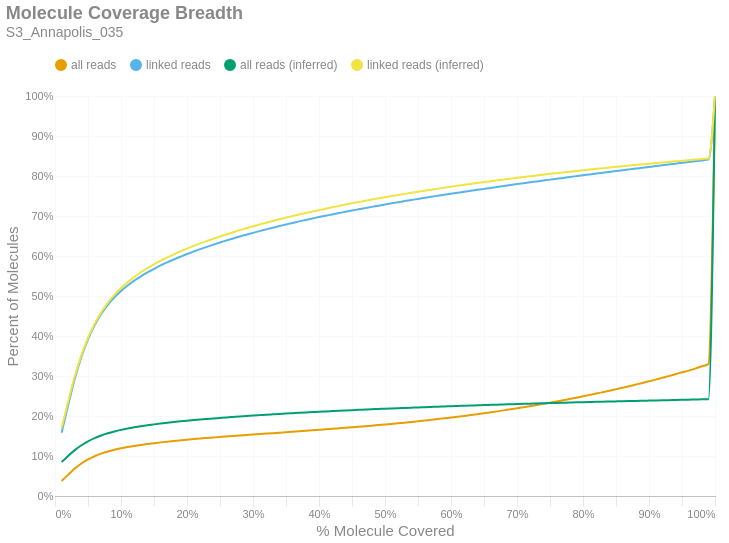

Notebook cell for this chart:
### Markdown cell above
### Molecule Read Coverage
This chart shows molecule coverage breadth as computed by the number of bases aligned to that molecule. In other words, "*how much of each unique long molecule is actually sequenced/aligned?*" Keep in mind there is a distinction between sequences and alignments, since some sequences belonging to a particular molecule may not align well and wouldn't appear in the alignment data. This chart also shows molecule coverage breadth as computed by the *inferred fragment* from which the aligned sequences originate. Unlike read coverage, this calculation takes into account the total insert size, including unsequenced gaps between the forward and reverse reads. Like the previous figures, these are cumulative percents.

### Code cell
if SKIPLR:
    print_html(f"Skipped")
else:
    binned_df = consolidated_hist(valids['coverage_bp'], mask, 0.01, True)
    binned_df_inf = consolidated_hist(valids['coverage_inserts'], mask, 0.01, True)
    binned_df = binned_df.with_columns(pl.lit(binned_df_inf['all reads (cumsum)']).alias('all reads (inferred)'))
    binned_df = binned_df.with_columns(pl.lit(binned_df_inf['linked reads (cumsum)']).alias('linked reads (inferred)'))
    binned_df = binned_df.with_columns(
        (pl.col('bin').cast(pl.Float64) + 0.01).alias('right_edge')
    )

    with SafeRender(binned_df):
        (
            density_plot(binned_df, 'Molecule Coverage Breadth', samplename, 'molcov', ['all reads (inferred)','linked reads (inferred)'])
            .encode(
                #x=alt.X('bin:Q', title="% Molecule Covered").axis(format = '%').scale(padding=0),
                x=alt.X('right_edge:Q', title="% Molecule Covered").axis(format='%').scale(padding=0),
                y=alt.Y('value:Q', title='Percent of Molecules')
                    .axis(format='%')
                    .stack(False)
                    .scale(domainMin=0, padding=0),
                color=alt.Color("key:N").scale(domain = ["all reads", "linked reads", "all reads (inferred)", "linked reads (inferred)"]),
                tooltip = [
                    alt.Tooltip("key:N", title = "Data Type"),
                    alt.Tooltip("range_label:N", title="% Molecule Covered"),
                    alt.Tooltip("value:Q", format = ".2%", title="% Molecules")
                ]
            )
        ).display()

### Figure 1 — Vega-Lite specification as saved in the notebook (floating-point values rounded to 4 significant figures)
{"width": "container", "height": 400, "config": {"title": {"anchor": "start", "dy": -15, "fontSize": 18, "color": "#888888", "subtitleColor": "#888888", "subtitleFontSize": 14}, "arc": {"fill": "#0072B2"}, "axis": {"domainColor": "#888888", "domainWidth": 0.5, "gridWidth": 0.2, "grid": false, "titleFontWeight": 400, "titleFontSize": 15, "labelFontSize": 11, "labelColor": "#888888", "tickColor": "#888888", "tickWidth": 0.2, "titleColor": "#888888"}, "axisBand": {"grid": false}, "axisX": {"grid": true, "tickSize": 10, "domainCap": "round"}, "axisY": {"domain": false, "grid": true, "tickSize": 0, "domainCap": "round"}, "background": "transparent", "header": {"labelFontSize": 15, "labelColor": "#888888", "titleFontSize": 15, "titleFontWeight": 600, "titleColor": "#888888"}, "legend": {"labelFont": "sans-serif", "labelFontSize": 12, "labelColor": "#888888", "symbolSize": 100, "symbolType": "circle", "titleFontSize": 12, "titlePadding": 10, "titleColor": "#888888", "title": null, "orient": "top"}, "range": {"category": ["#E69F00", "#56B4E9", "#009E73", "#F0E442", "#0072B2", "#D55E00", "#CC79A7", "#000000"], "diverging": ["#cfe8f3", "#a2d4ec", "#73bfe2", "#46abdb", "#1696d2", "#12719e"]}, "area": {"fill": "#0072B2", "fillOpacity": 0.7, "line": true, "strokeOpacity": 0.7}, "line": {"color": "#0072B2", "stroke": "#0072B2", "strokeWidth": 2}, "trail": {"color": "#0072B2", "stroke": "#0072B2", "strokeWidth": 0, "size": 1}, "point": {"filled": true, "fillOpacity": 1.0, "size": 95}, "text": {"color": "#888888", "fontSize": 11, "align": "right", "fontWeight": 400, "size": 11}, "bar": {"fill": "#0072B2", "stroke": null}, "view": {"stroke": null, "continuousWidth": 660, "continuousHeight": 400}}, "data": {"name": "data-f1b8b5ab1159155eafeaf78ba951d71f"}, "mark": {"type": "line", "interpolate": "monotone", "point": {"opacity": 0, "size": 275}}, "encoding": {"color": {"field": "key", "scale": {"domain": ["all reads", "linked reads", "all reads (inferred)", "linked reads (inferred)"]}, "type": "nominal"}, "tooltip": [{"field": "key", "title": "Data Type", "type": "nominal"}, {"field": "range_label", "title": "% Molecule Covered", "type": "nominal"}, {"field": "value", "format": ".2%", "title": "% Molecules", "type": "quantitative"}], "x": {"axis": {"format": "%"}, "field": "right_edge", "scale": {"padding": 0}, "title": "% Molecule Covered", "type": "quantitative"}, "y": {"axis": {"format": "%"}, "field": "value", "scale": {"domainMin": 0, "padding": 0}, "stack": false, "title": "Percent of Molecules", "type": "quantitative"}}, "params": [{"name": "param_c36ac31b6afebe62", "select": {"type": "point", "fields": ["key"]}, "bind": "legend"}], "title": {"text": "Molecule Coverage Breadth", "subtitle": "S3_Annapolis_035"}, "transform": [{"fold": ["all reads (cumsum)", "linked reads (cumsum)", "all reads (inferred)", "linked reads (inferred)"]}, {"calculate": "replace(datum.key, ' (cumsum)', '')", "as": "key"}, {"filter": {"param": "param_c36ac31b6afebe62"}}], "usermeta": {"embedOptions": {"downloadFileName": "S3_Annapolis_035.molcov"}}, "$schema": "https://vega.github.io/schema/vega-lite/v6.1.0.json", "datasets": {"data-f1b8b5ab1159155eafeaf78ba951d71f": [{"bin": "0.0", "interval": "0.0-0.01", "all reads": 0.03752, "linked reads": 0.1582, "all reads (cumsum)": 0.03752, "linked reads (cumsum)": 0.1582, "range_label": "0.0-0.01", "all reads (inferred)": 0.08478, "linked reads (inferred)": 0.1691, "right_edge": 0.01}, {"bin": "0.01", "interval": "0.01-0.02", "all reads": 0.01591, "linked reads": 0.06893, "all reads (cumsum)": 0.05343, "linked reads (cumsum)": 0.2272, "range_label": "0.01-0.02", "all reads (inferred)": 0.1003, "linked reads (inferred)": 0.2364, "right_edge": 0.02}, {"bin": "0.02", "interval": "0.02-0.03", "all reads": 0.01515, "linked reads": 0.06579, "all reads (cumsum)": 0.06859, "linked reads (cumsum)": 0.2929, "range_label": "0.02-0.03", "all reads (inferred)": 0.1147, "linked reads (inferred)": 0.2993, "right_edge": 0.03}, {"bin": "0.03", "interval": "0.03-0.04", "all reads": 0.01265, "linked reads": 0.05495, "all reads (cumsum)": 0.08124, "linked reads (cumsum)": 0.3479, "range_label": "0.03-0.04", "all reads (inferred)": 0.1268, "linked reads (inferred)": 0.3521, "right_edge": 0.04}, {"bin": "0.04", "interval": "0.04-0.05", "all reads": 0.0101, "linked reads": 0.04392, "all reads (cumsum)": 0.09134, "linked reads (cumsum)": 0.3918, "range_label": "0.04-0.05", "all reads (inferred)": 0.1367, "linked reads (inferred)": 0.3953, "right_edge": 0.05}, {"bin": "0.05", "interval": "0.05-0.06", "all reads": 0.008097, "linked reads": 0.03519, "all reads (cumsum)": 0.09943, "linked reads (cumsum)": 0.427, "range_label": "0.05-0.06", "all reads (inferred)": 0.1448, "linked reads (inferred)": 0.4303, "right_edge": 0.06}, {"bin": "0.06", "interval": "0.06-0.07", "all reads": 0.006439, "linked reads": 0.02797, "all reads (cumsum)": 0.1059, "linked reads (cumsum)": 0.455, "range_label": "0.06-0.07", "all reads (inferred)": 0.1514, "linked reads (inferred)": 0.4591, "right_edge": 0.07}, {"bin": "0.07", "interval": "0.07-0.08", "all reads": 0.0053, "linked reads": 0.02296, "all reads (cumsum)": 0.1112, "linked reads (cumsum)": 0.4779, "range_label": "0.07-0.08", "all reads (inferred)": 0.1568, "linked reads (inferred)": 0.4828, "right_edge": 0.08}, {"bin": "0.08", "interval": "0.08-0.09", "all reads": 0.00435, "linked reads": 0.01881, "all reads (cumsum)": 0.1155, "linked reads (cumsum)": 0.4968, "range_label": "0.08-0.09", "all reads (inferred)": 0.1614, "linked reads (inferred)": 0.5026, "right_edge": 0.09}, {"bin": "0.09", "interval": "0.09-0.1", "all reads": 0.003674, "linked reads": 0.01585, "all reads (cumsum)": 0.1192, "linked reads (cumsum)": 0.5126, "range_label": "0.09-0.1", "all reads (inferred)": 0.1653, "linked reads (inferred)": 0.5198, "right_edge": 0.1}, {"bin": "0.1", "interval": "0.1-0.11", "all reads": 0.003153, "linked reads": 0.01355, "all reads (cumsum)": 0.1223, "linked reads (cumsum)": 0.5262, "range_label": "0.1-0.11", "all reads (inferred)": 0.1688, "linked reads (inferred)": 0.5346, "right_edge": 0.11}, {"bin": "0.11", "interval": "0.11-0.12", "all reads": 0.002833, "linked reads": 0.01221, "all reads (cumsum)": 0.1252, "linked reads (cumsum)": 0.5384, "range_label": "0.11-0.12", "all reads (inferred)": 0.1718, "linked reads (inferred)": 0.5476, "right_edge": 0.12}, {"bin": "0.12", "interval": "0.12-0.13", "all reads": 0.002515, "linked reads": 0.01083, "all reads (cumsum)": 0.1277, "linked reads (cumsum)": 0.5492, "range_label": "0.12-0.13", "all reads (inferred)": 0.1745, "linked reads (inferred)": 0.5593, "right_edge": 0.13}, {"bin": "0.13", "interval": "0.13-0.14", "all reads": 0.002268, "linked reads": 0.009734, "all reads (cumsum)": 0.13, "linked reads (cumsum)": 0.5589, "range_label": "0.13-0.14", "all reads (inferred)": 0.1769, "linked reads (inferred)": 0.5697, "right_edge": 0.14}, {"bin": "0.14", "interval": "0.14-0.15", "all reads": 0.00214, "linked reads": 0.009145, "all reads (cumsum)": 0.1321, "linked reads (cumsum)": 0.5681, "range_label": "0.14-0.15", "all reads (inferred)": 0.1791, "linked reads (inferred)": 0.5791, "right_edge": 0.15}, {"bin": "0.15", "interval": "0.15-0.16", "all reads": 0.001957, "linked reads": 0.008361, "all reads (cumsum)": 0.1341, "linked reads (cumsum)": 0.5764, "range_label": "0.15-0.16", "all reads (inferred)": 0.1811, "linked reads (inferred)": 0.5882, "right_edge": 0.16}, {"bin": "0.16", "interval": "0.16-0.17", "all reads": 0.001813, "linked reads": 0.00771, "all reads (cumsum)": 0.1359, "linked reads (cumsum)": 0.5842, "range_label": "0.16-0.17", "all reads (inferred)": 0.1831, "linked reads (inferred)": 0.5964, "right_edge": 0.17}, {"bin": "0.17", "interval": "0.17-0.18", "all reads": 0.001698, "linked reads": 0.007205, "all reads (cumsum)": 0.1376, "linked reads (cumsum)": 0.5914, "range_label": "0.17-0.18", "all reads (inferred)": 0.1849, "linked reads (inferred)": 0.6043, "right_edge": 0.18}, {"bin": "0.18", "interval": "0.18-0.19", "all reads": 0.001613, "linked reads": 0.006866, "all reads (cumsum)": 0.1392, "linked reads (cumsum)": 0.5982, "range_label": "0.18-0.19", "all reads (inferred)": 0.1866, "linked reads (inferred)": 0.6116, "right_edge": 0.19}, {"bin": "0.19", "interval": "0.19-0.2", "all reads": 0.001583, "linked reads": 0.006704, "all reads (cumsum)": 0.1408, "linked reads (cumsum)": 0.6049, "range_label": "0.19-0.2", "all reads (inferred)": 0.1882, "linked reads (inferred)": 0.6185, "right_edge": 0.2}, {"bin": "0.2", "interval": "0.2-0.21", "all reads": 0.001482, "linked reads": 0.006249, "all reads (cumsum)": 0.1423, "linked reads (cumsum)": 0.6112, "range_label": "0.2-0.21", "all reads (inferred)": 0.1897, "linked reads (inferred)": 0.6252, "right_edge": 0.21}, {"bin": "0.21", "interval": "0.21-0.22", "all reads": 0.001432, "linked reads": 0.006027, "all reads (cumsum)": 0.1437, "linked reads (cumsum)": 0.6172, "range_label": "0.21-0.22", "all reads (inferred)": 0.1912, "linked reads (inferred)": 0.6316, "right_edge": 0.22}, {"bin": "0.22", "interval": "0.22-0.23", "all reads": 0.001336, "linked reads": 0.005622, "all reads (cumsum)": 0.145, "linked reads (cumsum)": 0.6228, "range_label": "0.22-0.23", "all reads (inferred)": 0.1926, "linked reads (inferred)": 0.6375, "right_edge": 0.23}, {"bin": "0.23", "interval": "0.23-0.24", "all reads": 0.001318, "linked reads": 0.005518, "all reads (cumsum)": 0.1463, "linked reads (cumsum)": 0.6283, "range_label": "0.23-0.24", "all reads (inferred)": 0.1939, "linked reads (inferred)": 0.6432, "right_edge": 0.24}, {"bin": "0.24", "interval": "0.24-0.25", "all reads": 0.001301, "linked reads": 0.005381, "all reads (cumsum)": 0.1476, "linked reads (cumsum)": 0.6337, "range_label": "0.24-0.25", "all reads (inferred)": 0.1952, "linked reads (inferred)": 0.6488, "right_edge": 0.25}, {"bin": "0.25", "interval": "0.25-0.26", "all reads": 0.001242, "linked reads": 0.005135, "all reads (cumsum)": 0.1489, "linked reads (cumsum)": 0.6389, "range_label": "0.25-0.26", "all reads (inferred)": 0.1965, "linked reads (inferred)": 0.6543, "right_edge": 0.26}, {"bin": "0.26", "interval": "0.26-0.27", "all reads": 0.001234, "linked reads": 0.005075, "all reads (cumsum)": 0.1501, "linked reads (cumsum)": 0.6439, "range_label": "0.26-0.27", "all reads (inferred)": 0.1977, "linked reads (inferred)": 0.6595, "right_edge": 0.27}, {"bin": "0.27", "interval": "0.27-0.28", "all reads": 0.001199, "linked reads": 0.004857, "all reads (cumsum)": 0.1513, "linked reads (cumsum)": 0.6488, "range_label": "0.27-0.28", "all reads (inferred)": 0.1989, "linked reads (inferred)": 0.6646, "right_edge": 0.28}, {"bin": "0.28", "interval": "0.28-0.29", "all reads": 0.001137, "linked reads": 0.00453, "all reads (cumsum)": 0.1524, "linked reads (cumsum)": 0.6533, "range_label": "0.28-0.29", "all reads (inferred)": 0.2, "linked reads (inferred)": 0.6695, "right_edge": 0.29}, {"bin": "0.29", "interval": "0.29-0.3", "all reads": 0.001175, "linked reads": 0.004562, "all reads (cumsum)": 0.1536, "linked reads (cumsum)": 0.6579, "range_label": "0.29-0.3", "all reads (inferred)": 0.2011, "linked reads (inferred)": 0.6743, "right_edge": 0.3}, {"bin": "0.3", "interval": "0.3-0.31", "all reads": 0.001138, "linked reads": 0.004288, "all reads (cumsum)": 0.1548, "linked reads (cumsum)": 0.6622, "range_label": "0.3-0.31", "all reads (inferred)": 0.2022, "linked reads (inferred)": 0.6788, "right_edge": 0.31}, {"bin": "0.31", "interval": "0.31-0.32", "all reads": 0.001196, "linked reads": 0.004432, "all reads (cumsum)": 0.156, "linked reads (cumsum)": 0.6666, "range_label": "0.31-0.32", "all reads (inferred)": 0.2032, "linked reads (inferred)": 0.6833, "right_edge": 0.32}, {"bin": "0.32", "interval": "0.32-0.33", "all reads": 0.001167, "linked reads": 0.004196, "all reads (cumsum)": 0.1571, "linked reads (cumsum)": 0.6708, "range_label": "0.32-0.33", "all reads (inferred)": 0.2042, "linked reads (inferred)": 0.6876, "right_edge": 0.33}, {"bin": "0.33", "interval": "0.33-0.34", "all reads": 0.00113, "linked reads": 0.003953, "all reads (cumsum)": 0.1583, "linked reads (cumsum)": 0.6748, "range_label": "0.33-0.34", "all reads (inferred)": 0.2052, "linked reads (inferred)": 0.6918, "right_edge": 0.34}, {"bin": "0.34", "interval": "0.34-0.35", "all reads": 0.001172, "linked reads": 0.00399, "all reads (cumsum)": 0.1594, "linked reads (cumsum)": 0.6787, "range_label": "0.34-0.35", "all reads (inferred)": 0.2062, "linked reads (inferred)": 0.6959, "right_edge": 0.35}, {"bin": "0.35", "interval": "0.35-0.36", "all reads": 0.001196, "linked reads": 0.003913, "all reads (cumsum)": 0.1606, "linked reads (cumsum)": 0.6827, "range_label": "0.35-0.36", "all reads (inferred)": 0.2071, "linked reads (inferred)": 0.6998, "right_edge": 0.36}, {"bin": "0.36", "interval": "0.36-0.37", "all reads": 0.001202, "linked reads": 0.003904, "all reads (cumsum)": 0.1618, "linked reads (cumsum)": 0.6866, "range_label": "0.36-0.37", "all reads (inferred)": 0.208, "linked reads (inferred)": 0.7037, "right_edge": 0.37}, {"bin": "0.37", "interval": "0.37-0.38", "all reads": 0.001173, "linked reads": 0.003603, "all reads (cumsum)": 0.163, "linked reads (cumsum)": 0.6902, "range_label": "0.37-0.38", "all reads (inferred)": 0.2089, "linked reads (inferred)": 0.7074, "right_edge": 0.38}, {"bin": "0.38", "interval": "0.38-0.39", "all reads": 0.001186, "linked reads": 0.003572, "all reads (cumsum)": 0.1642, "linked reads (cumsum)": 0.6937, "range_label": "0.38-0.39", "all reads (inferred)": 0.2097, "linked reads (inferred)": 0.711, "right_edge": 0.39}, {"bin": "0.39", "interval": "0.39-0.4", "all reads": 0.001209, "linked reads": 0.003532, "all reads (cumsum)": 0.1654, "linked reads (cumsum)": 0.6973, "range_label": "0.39-0.4", "all reads (inferred)": 0.2106, "linked reads (inferred)": 0.7146, "right_edge": 0.4}, {"bin": "0.4", "interval": "0.4-0.41", "all reads": 0.001208, "linked reads": 0.003308, "all reads (cumsum)": 0.1666, "linked reads (cumsum)": 0.7006, "range_label": "0.4-0.41", "all reads (inferred)": 0.2114, "linked reads (inferred)": 0.7182, "right_edge": 0.41}, {"bin": "0.41", "interval": "0.41-0.42", "all reads": 0.00125, "linked reads": 0.003395, "all reads (cumsum)": 0.1679, "linked reads (cumsum)": 0.704, "range_label": "0.41-0.42", "all reads (inferred)": 0.2123, "linked reads (inferred)": 0.7217, "right_edge": 0.42}, {"bin": "0.42", "interval": "0.42-0.43", "all reads": 0.001277, "linked reads": 0.003292, "all reads (cumsum)": 0.1691, "linked reads (cumsum)": 0.7073, "range_label": "0.42-0.43", "all reads (inferred)": 0.2131, "linked reads (inferred)": 0.7252, "right_edge": 0.43}, {"bin": "0.43", "interval": "0.43-0.44", "all reads": 0.001287, "linked reads": 0.003167, "all reads (cumsum)": 0.1704, "linked reads (cumsum)": 0.7104, "range_label": "0.43-0.44", "all reads (inferred)": 0.2139, "linked reads (inferred)": 0.7286, "right_edge": 0.44}, {"bin": "0.44", "interval": "0.44-0.45", "all reads": 0.001308, "linked reads": 0.003225, "all reads (cumsum)": 0.1717, "linked reads (cumsum)": 0.7137, "range_label": "0.44-0.45", "all reads (inferred)": 0.2146, "linked reads (inferred)": 0.7317, "right_edge": 0.45}, {"bin": "0.45", "interval": "0.45-0.46", "all reads": 0.001326, "linked reads": 0.00305, "all reads (cumsum)": 0.173, "linked reads (cumsum)": 0.7167, "range_label": "0.45-0.46", "all reads (inferred)": 0.2154, "linked reads (inferred)": 0.7348, "right_edge": 0.46}, {"bin": "0.46", "interval": "0.46-0.47", "all reads": 0.001358, "linked reads": 0.003012, "all reads (cumsum)": 0.1744, "linked reads (cumsum)": 0.7197, "range_label": "0.46-0.47", "all reads (inferred)": 0.2161, "linked reads (inferred)": 0.738, "right_edge": 0.47}, {"bin": "0.47", "interval": "0.47-0.48", "all reads": 0.001406, "linked reads": 0.003068, "all reads (cumsum)": 0.1758, "linked reads (cumsum)": 0.7228, "range_label": "0.47-0.48", "all reads (inferred)": 0.2169, "linked reads (inferred)": 0.7411, "right_edge": 0.48}, {"bin": "0.48", "interval": "0.48-0.49", "all reads": 0.001437, "linked reads": 0.002996, "all reads (cumsum)": 0.1772, "linked reads (cumsum)": 0.7258, "range_label": "0.48-0.49", "all reads (inferred)": 0.2176, "linked reads (inferred)": 0.7441, "right_edge": 0.49}, {"bin": "0.49", "interval": "0.49-0.5", "all reads": 0.001573, "linked reads": 0.003064, "all reads (cumsum)": 0.1788, "linked reads (cumsum)": 0.7288, "range_label": "0.49-0.5", "all reads (inferred)": 0.2183, "linked reads (inferred)": 0.7471, "right_edge": 0.5}, {"bin": "0.5", "interval": "0.5-0.51", "all reads": 0.001449, "linked reads": 0.002893, "all reads (cumsum)": 0.1803, "linked reads (cumsum)": 0.7317, "range_label": "0.5-0.51", "all reads (inferred)": 0.219, "linked reads (inferred)": 0.7499, "right_edge": 0.51}, {"bin": "0.51", "interval": "0.51-0.52", "all reads": 0.001592, "linked reads": 0.002795, "all reads (cumsum)": 0.1819, "linked reads (cumsum)": 0.7345, "range_label": "0.51-0.52", "all reads (inferred)": 0.2196, "linked reads (inferred)": 0.7526, "right_edge": 0.52}, {"bin": "0.52", "interval": "0.52-0.53", "all reads": 0.001543, "linked reads": 0.002714, "all reads (cumsum)": 0.1834, "linked reads (cumsum)": 0.7373, "range_label": "0.52-0.53", "all reads (inferred)": 0.2203, "linked reads (inferred)": 0.7553, "right_edge": 0.53}, {"bin": "0.53", "interval": "0.53-0.54", "all reads": 0.0017, "linked reads": 0.002826, "all reads (cumsum)": 0.1851, "linked reads (cumsum)": 0.7401, "range_label": "0.53-0.54", "all reads (inferred)": 0.2209, "linked reads (inferred)": 0.758, "right_edge": 0.54}, {"bin": "0.54", "interval": "0.54-0.55", "all reads": 0.001668, "linked reads": 0.002609, "all reads (cumsum)": 0.1868, "linked reads (cumsum)": 0.7427, "range_label": "0.54-0.55", "all reads (inferred)": 0.2215, "linked reads (inferred)": 0.7607, "right_edge": 0.55}, {"bin": "0.55", "interval": "0.55-0.56", "all reads": 0.00177, "linked reads": 0.002691, "all reads (cumsum)": 0.1885, "linked reads (cumsum)": 0.7454, "range_label": "0.55-0.56", "all reads (inferred)": 0.2221, "linked reads (inferred)": 0.7631, "right_edge": 0.56}, {"bin": "0.56", "interval": "0.56-0.57", "all reads": 0.001846, "linked reads": 0.002717, "all reads (cumsum)": 0.1904, "linked reads (cumsum)": 0.7481, "range_label": "0.56-0.57", "all reads (inferred)": 0.2228, "linked reads (inferred)": 0.7658, "right_edge": 0.57}, {"bin": "0.57", "interval": "0.57-0.58", "all reads": 0.001819, "linked reads": 0.002513, "all reads (cumsum)": 0.1922, "linked reads (cumsum)": 0.7506, "range_label": "0.57-0.58", "all reads (inferred)": 0.2234, "linked reads (inferred)": 0.7684, "right_edge": 0.58}, {"bin": "0.58", "interval": "0.58-0.59", "all reads": 0.001896, "linked reads": 0.002543, "all reads (cumsum)": 0.1941, "linked reads (cumsum)": 0.7531, "range_label": "0.58-0.59", "all reads (inferred)": 0.224, "linked reads (inferred)": 0.7708, "right_edge": 0.59}, {"bin": "0.59", "interval": "0.59-0.6", "all reads": 0.001985, "linked reads": 0.002514, "all reads (cumsum)": 0.1961, "linked reads (cumsum)": 0.7557, "range_label": "0.59-0.6", "all reads (inferred)": 0.2246, "linked reads (inferred)": 0.7733, "right_edge": 0.6}, {"bin": "0.6", "interval": "0.6-0.61", "all reads": 0.001949, "linked reads": 0.002421, "all reads (cumsum)": 0.198, "linked reads (cumsum)": 0.7581, "range_label": "0.6-0.61", "all reads (inferred)": 0.2251, "linked reads (inferred)": 0.7756, "right_edge": 0.61}, {"bin": "0.61", "interval": "0.61-0.62", "all reads": 0.00208, "linked reads": 0.002409, "all reads (cumsum)": 0.2001, "linked reads (cumsum)": 0.7605, "range_label": "0.61-0.62", "all reads (inferred)": 0.2257, "linked reads (inferred)": 0.778, "right_edge": 0.62}, {"bin": "0.62", "interval": "0.62-0.63", "all reads": 0.002149, "linked reads": 0.002411, "all reads (cumsum)": 0.2023, "linked reads (cumsum)": 0.7629, "range_label": "0.62-0.63", "all reads (inferred)": 0.2263, "linked reads (inferred)": 0.7803, "right_edge": 0.63}, {"bin": "0.63", "interval": "0.63-0.64", "all reads": 0.002211, "linked reads": 0.002505, "all reads (cumsum)": 0.2045, "linked reads (cumsum)": 0.7654, "range_label": "0.63-0.64", "all reads (inferred)": 0.2268, "linked reads (inferred)": 0.7825, "right_edge": 0.64}, {"bin": "0.64", "interval": "0.64-0.65", "all reads": 0.002256, "linked reads": 0.002429, "all reads (cumsum)": 0.2067, "linked reads (cumsum)": 0.7678, "range_label": "0.64-0.65", "all reads (inferred)": 0.2273, "linked reads (inferred)": 0.7848, "right_edge": 0.65}, {"bin": "0.65", "interval": "0.65-0.66", "all reads": 0.002443, "linked reads": 0.002425, "all reads (cumsum)": 0.2092, "linked reads (cumsum)": 0.7703, "range_label": "0.65-0.66", "all reads (inferred)": 0.2279, "linked reads (inferred)": 0.787, "right_edge": 0.66}, {"bin": "0.66", "interval": "0.66-0.67", "all reads": 0.002392, "linked reads": 0.00241, "all reads (cumsum)": 0.2116, "linked reads (cumsum)": 0.7727, "range_label": "0.66-0.67", "all reads (inferred)": 0.2284, "linked reads (inferred)": 0.7891, "right_edge": 0.67}, {"bin": "0.67", "interval": "0.67-0.68", "all reads": 0.002503, "linked reads": 0.002384, "all reads (cumsum)": 0.2141, "linked reads (cumsum)": 0.7751, "range_label": "0.67-0.68", "all reads (inferred)": 0.2289, "linked reads (inferred)": 0.7912, "right_edge": 0.68}, {"bin": "0.68", "interval": "0.68-0.69", "all reads": 0.002527, "linked reads": 0.002296, "all reads (cumsum)": 0.2166, "linked reads (cumsum)": 0.7774, "range_label": "0.68-0.69", "all reads (inferred)": 0.2294, "linked reads (inferred)": 0.7933, "right_edge": 0.69}, {"bin": "0.69", "interval": "0.69-0.7", "all reads": 0.002659, "linked reads": 0.002369, "all reads (cumsum)": 0.2193, "linked reads (cumsum)": 0.7797, "range_label": "0.69-0.7", "all reads (inferred)": 0.2299, "linked reads (inferred)": 0.7955, "right_edge": 0.7}, {"bin": "0.7", "interval": "0.7-0.71", "all reads": 0.002609, "linked reads": 0.002308, "all reads (cumsum)": 0.2219, "linked reads (cumsum)": 0.782, "range_label": "0.7-0.71", "all reads (inferred)": 0.2304, "linked reads (inferred)": 0.7976, "right_edge": 0.71}, {"bin": "0.71", "interval": "0.71-0.72", "all reads": 0.002746, "linked reads": 0.002269, "all reads (cumsum)": 0.2246, "linked reads (cumsum)": 0.7843, "range_label": "0.71-0.72", "all reads (inferred)": 0.2309, "linked reads (inferred)": 0.7995, "right_edge": 0.72}, {"bin": "0.72", "interval": "0.72-0.73", "all reads": 0.0028, "linked reads": 0.002197, "all reads (cumsum)": 0.2274, "linked reads (cumsum)": 0.7865, "range_label": "0.72-0.73", "all reads (inferred)": 0.2314, "linked reads (inferred)": 0.8015, "right_edge": 0.73}, {"bin": "0.73", "interval": "0.73-0.74", "all reads": 0.002868, "linked reads": 0.002233, "all reads (cumsum)": 0.2303, "linked reads (cumsum)": 0.7887, "range_label": "0.73-0.74", "all reads (inferred)": 0.2318, "linked reads (inferred)": 0.8034, "right_edge": 0.74}, {"bin": "0.74", "interval": "0.74-0.75", "all reads": 0.003068, "linked reads": 0.002193, "all reads (cumsum)": 0.2333, "linked reads (cumsum)": 0.7909, "range_label": "0.74-0.75", "all reads (inferred)": 0.2323, "linked reads (inferred)": 0.8054, "right_edge": 0.75}, {"bin": "0.75", "interval": "0.75-0.76", "all reads": 0.002925, "linked reads": 0.002023, "all reads (cumsum)": 0.2363, "linked reads (cumsum)": 0.7929, "range_label": "0.75-0.76", "all reads (inferred)": 0.2328, "linked reads (inferred)": 0.8072, "right_edge": 0.76}, {"bin": "0.76", "interval": "0.76-0.77", "all reads": 0.003097, "linked reads": 0.002244, "all reads (cumsum)": 0.2394, "linked reads (cumsum)": 0.7952, "range_label": "0.76-0.77", "all reads (inferred)": 0.2332, "linked reads (inferred)": 0.809, "right_edge": 0.77}, {"bin": "0.77", "interval": "0.77-0.78", "all reads": 0.003182, "linked reads": 0.00227, "all reads (cumsum)": 0.2426, "linked reads (cumsum)": 0.7975, "range_label": "0.77-0.78", "all reads (inferred)": 0.2336, "linked reads (inferred)": 0.8108, "right_edge": 0.78}, {"bin": "0.78", "interval": "0.78-0.79", "all reads": 0.003264, "linked reads": 0.00221, "all reads (cumsum)": 0.2458, "linked reads (cumsum)": 0.7997, "range_label": "0.78-0.79", "all reads (inferred)": 0.2341, "linked reads (inferred)": 0.8126, "right_edge": 0.79}, {"bin": "0.79", "interval": "0.79-0.8", "all reads": 0.003468, "linked reads": 0.002167, "all reads (cumsum)": 0.2493, "linked reads (cumsum)": 0.8018, "range_label": "0.79-0.8", "all reads (inferred)": 0.2345, "linked reads (inferred)": 0.8144, "right_edge": 0.8}, {"bin": "0.8", "interval": "0.8-0.81", "all reads": 0.003273, "linked reads": 0.002074, "all reads (cumsum)": 0.2526, "linked reads (cumsum)": 0.8039, "range_label": "0.8-0.81", "all reads (inferred)": 0.2349, "linked reads (inferred)": 0.8161, "right_edge": 0.81}, {"bin": "0.81", "interval": "0.81-0.82", "all reads": 0.003444, "linked reads": 0.002189, "all reads (cumsum)": 0.256, "linked reads (cumsum)": 0.8061, "range_label": "0.81-0.82", "all reads (inferred)": 0.2354, "linked reads (inferred)": 0.8179, "right_edge": 0.82}, {"bin": "0.82", "interval": "0.82-0.83", "all reads": 0.003595, "linked reads": 0.002131, "all reads (cumsum)": 0.2596, "linked reads (cumsum)": 0.8082, "range_label": "0.82-0.83", "all reads (inferred)": 0.2358, "linked reads (inferred)": 0.8195, "right_edge": 0.83}, {"bin": "0.83", "interval": "0.83-0.84", "all reads": 0.003605, "linked reads": 0.00204, "all reads (cumsum)": 0.2632, "linked reads (cumsum)": 0.8103, "range_label": "0.83-0.84", "all reads (inferred)": 0.2362, "linked reads (inferred)": 0.8212, "right_edge": 0.84}, {"bin": "0.84", "interval": "0.84-0.85", "all reads": 0.003708, "linked reads": 0.002105, "all reads (cumsum)": 0.2669, "linked reads (cumsum)": 0.8124, "range_label": "0.84-0.85", "all reads (inferred)": 0.2366, "linked reads (inferred)": 0.8229, "right_edge": 0.85}, {"bin": "0.85", "interval": "0.85-0.86", "all reads": 0.003803, "linked reads": 0.002136, "all reads (cumsum)": 0.2707, "linked reads (cumsum)": 0.8145, "range_label": "0.85-0.86", "all reads (inferred)": 0.237, "linked reads (inferred)": 0.8245, "right_edge": 0.86}, {"bin": "0.86", "interval": "0.86-0.87", "all reads": 0.003861, "linked reads": 0.002059, "all reads (cumsum)": 0.2746, "linked reads (cumsum)": 0.8166, "range_label": "0.86-0.87", "all reads (inferred)": 0.2373, "linked reads (inferred)": 0.8261, "right_edge": 0.87}, {"bin": "0.87", "interval": "0.87-0.88", "all reads": 0.003988, "linked reads": 0.002034, "all reads (cumsum)": 0.2786, "linked reads (cumsum)": 0.8186, "range_label": "0.87-0.88", "all reads (inferred)": 0.2377, "linked reads (inferred)": 0.8275, "right_edge": 0.88}, {"bin": "0.88", "interval": "0.88-0.89", "all reads": 0.004015, "linked reads": 0.00206, "all reads (cumsum)": 0.2826, "linked reads (cumsum)": 0.8207, "range_label": "0.88-0.89", "all reads (inferred)": 0.2381, "linked reads (inferred)": 0.8291, "right_edge": 0.89}, {"bin": "0.89", "interval": "0.89-0.9", "all reads": 0.004231, "linked reads": 0.002029, "all reads (cumsum)": 0.2868, "linked reads (cumsum)": 0.8227, "range_label": "0.89-0.9", "all reads (inferred)": 0.2385, "linked reads (inferred)": 0.8307, "right_edge": 0.9}, {"bin": "0.9", "interval": "0.9-0.91", "all reads": 0.004054, "linked reads": 0.002027, "all reads (cumsum)": 0.2909, "linked reads (cumsum)": 0.8247, "range_label": "0.9-0.91", "all reads (inferred)": 0.2389, "linked reads (inferred)": 0.8322, "right_edge": 0.91}, {"bin": "0.91", "interval": "0.91-0.92", "all reads": 0.004676, "linked reads": 0.002156, "all reads (cumsum)": 0.2955, "linked reads (cumsum)": 0.8269, "range_label": "0.91-0.92", "all reads (inferred)": 0.2393, "linked reads (inferred)": 0.8337, "right_edge": 0.92}, {"bin": "0.92", "interval": "0.92-0.93", "all reads": 0.004078, "linked reads": 0.001987, "all reads (cumsum)": 0.2996, "linked reads (cumsum)": 0.8289, "range_label": "0.92-0.93", "all reads (inferred)": 0.2396, "linked reads (inferred)": 0.8352, "right_edge": 0.93}, {"bin": "0.93", "interval": "0.93-0.94", "all reads": 0.004593, "linked reads": 0.002035, "all reads (cumsum)": 0.3042, "linked reads (cumsum)": 0.8309, "range_label": "0.93-0.94", "all reads (inferred)": 0.24, "linked reads (inferred)": 0.8366, "right_edge": 0.94}, {"bin": "0.94", "interval": "0.94-0.95", "all reads": 0.004952, "linked reads": 0.001978, "all reads (cumsum)": 0.3092, "linked reads (cumsum)": 0.8329, "range_label": "0.94-0.95", "all reads (inferred)": 0.2404, "linked reads (inferred)": 0.8381, "right_edge": 0.95}, {"bin": "0.95", "interval": "0.95-0.96", "all reads": 0.004317, "linked reads": 0.002122, "all reads (cumsum)": 0.3135, "linked reads (cumsum)": 0.835, "range_label": "0.95-0.96", "all reads (inferred)": 0.2408, "linked reads (inferred)": 0.8396, "right_edge": 0.96}, {"bin": "0.96", "interval": "0.96-0.97", "all reads": 0.005039, "linked reads": 0.001993, "all reads (cumsum)": 0.3185, "linked reads (cumsum)": 0.837, "range_label": "0.96-0.97", "all reads (inferred)": 0.2412, "linked reads (inferred)": 0.8411, "right_edge": 0.97}, {"bin": "0.97", "interval": "0.97-0.98", "all reads": 0.005797, "linked reads": 0.001986, "all reads (cumsum)": 0.3243, "linked reads (cumsum)": 0.839, "range_label": "0.97-0.98", "all reads (inferred)": 0.2417, "linked reads (inferred)": 0.8426, "right_edge": 0.98}, {"bin": "0.98", "interval": "0.98-0.99", "all reads": 0.00543, "linked reads": 0.002073, "all reads (cumsum)": 0.3297, "linked reads (cumsum)": 0.8411, "range_label": "0.98-0.99", "all reads (inferred)": 0.2421, "linked reads (inferred)": 0.8433, "right_edge": 0.99}, {"bin": "0.99", "interval": "0.99-1.0", "all reads": 0.6703, "linked reads": 0.1589, "all reads (cumsum)": 1.0, "linked reads (cumsum)": 1.0, "range_label": "0.99-1.0", "all reads (inferred)": 1.0, "linked reads (inferred)": 1.0, "right_edge": 1.0}]}}
